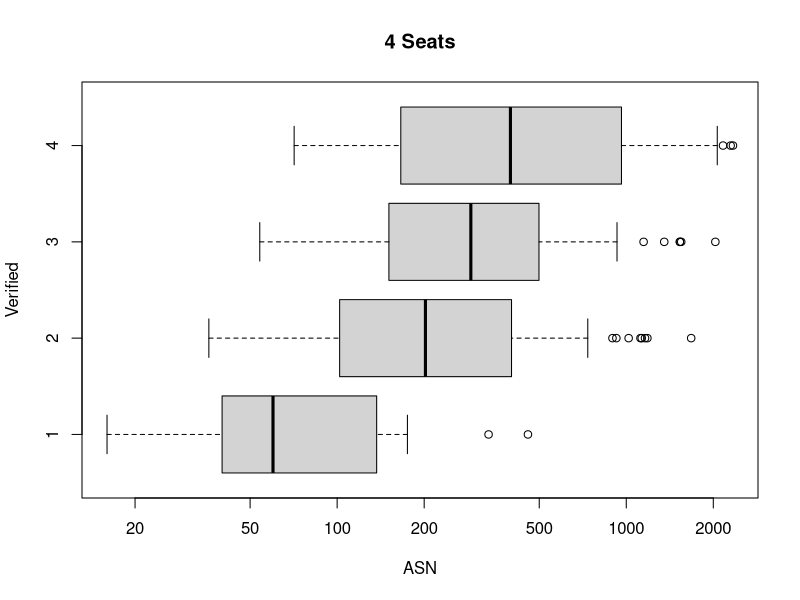

The R source for this figure:
a <- read.table("sample_4seats.tsv", header = TRUE)
pdf("sample_4seats_boxplots.pdf")
boxplot(ASN ~ Verified, a, main = "4 Seats", horizontal = TRUE, log = "x")
dev.off()
